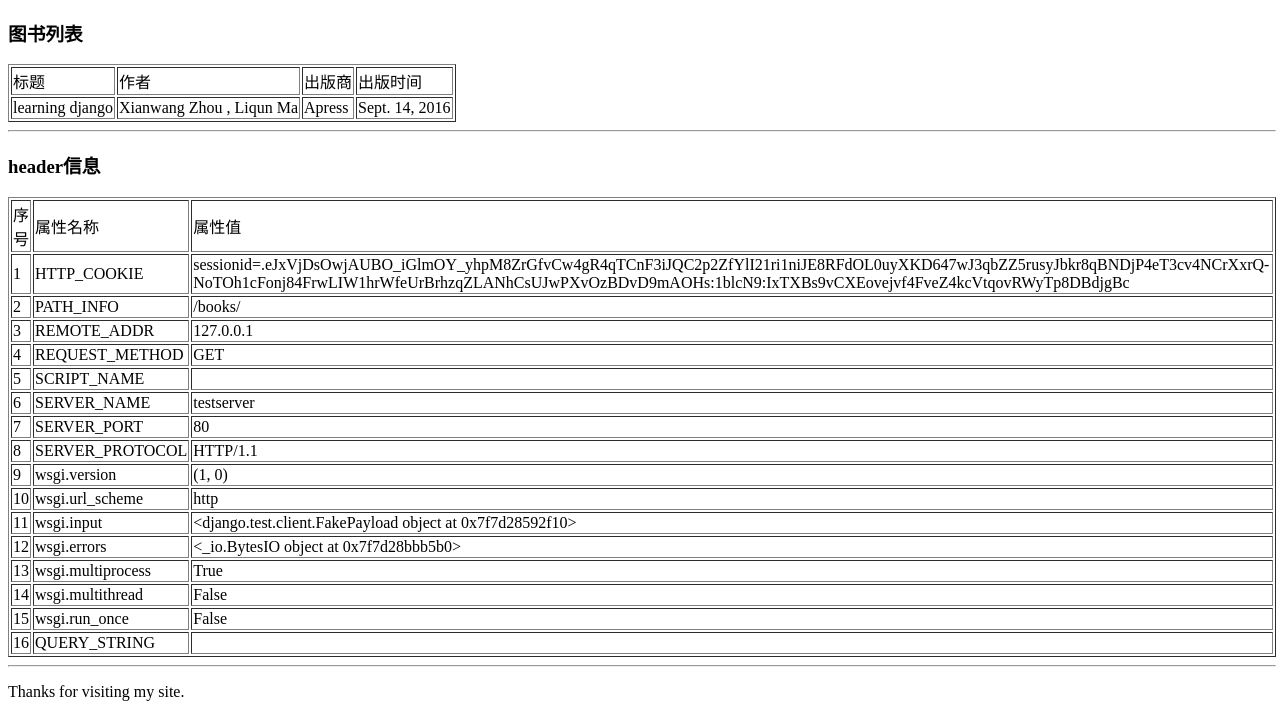
Page /books/ (signed in) on the earlier database version.
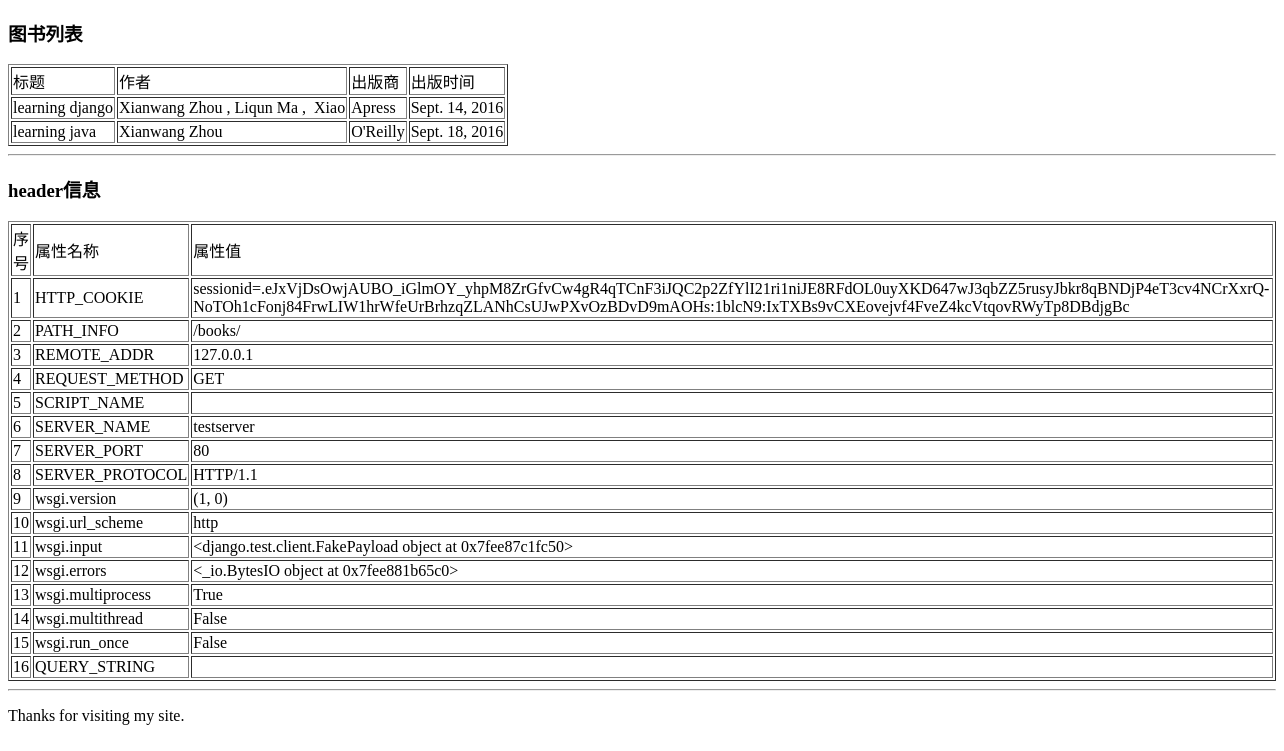
Same page on the later database version.
### books/models.py (models this page shows)
class Book(models.Model):
	title = models.CharField(max_length=100)
	authors = models.ManyToManyField(Author)
	publisher = models.ForeignKey(Publisher)
	publication_date = models.DateField()

class Author(models.Model):
	first_name = models.CharField(max_length=30)
	last_name = models.CharField(max_length=40)
	email = models.EmailField()

class Publisher(models.Model):
	name = models.CharField(max_length=30)
	address = models.CharField(max_length=50)
	city = models.CharField(max_length=60)
	state_province = models.CharField(max_length=30)
	country = models.CharField(max_length=50)
	website = models.URLField()
	def __str__(self):
		return self.name

### books/views.py (the view)
# urls.py: url(r'^books/$',book_home),
def book_home(request):
	books = Book.objects.order_by('publication_date')
	meta = request.META
	header_dv = meta.items()
	for (k,v) in header_dv:
		print('header[%s]:%s' %(k,v))
	return render_to_response('book_home.html',{'books':books,'header_dv':header_dv,'meta':meta })

### mysite/templates/book_home.html (shortened to what this page needs)
{% extends "base.html" %}
{% block head %}<h3>图书列表</h3>{% endblock %}
{% block content %}
<table border="1">
	<thead>
		<td>标题</td>
		<td>作者</td>
		<td>出版商</td>
		<td>出版时间</td>
	</thead>
	{% for book in books %}
	<tr>
		<td>{{book.title}}</td>
		<td>
			{% if book.authors %}
				<span>
					{% for a in book.authors.all %}
						{{ a.first_name}}&nbsp;{{ a.last_name }}
						{% if not forloop.last %}
							,
						{% endif %}
					{% endfor %}
				</span>
			{% else %}
				{{book.authors}}
			{% endif %}
		</td>
		<td>{{book.publisher}}</td>
		<td>{{book.publication_date}}</td>
	</tr>
	{% endfor %}
</table>
<hr/>
<h3>header信息</h3>
<table border="1">
	<thead>
		<td>序号</td>
		<td>属性名称</td>
		<td>属性值</td>
	</thead>
	{% for k,v in header_dv %}
	<tr>
		<td>
			{{ forloop.counter }}
		</td>
		<td>
			{{ k }}
		</td>
		<td>
			{{ v }}
		</td>
	</tr>
	{% endfor %}
</table>
{% endblock %}

Differences in the rows shown:
shown differently, row unchanged: Author "Liqun": now shows ","
added Author: last_name "Xiao", shown under Book "learning django"
added Book: title "learning java", publisher "O'Reilly", publication_date "Sept. 18, 2016", Author (first_name "Xianwang", last_name "Zhou")
Other differences:
new list line: "11 wsgi.input <django.test.client.FakePayload object at 0x7fee87c1fc50>"
new list line: "12 wsgi.errors <_io.BytesIO object at 0x7fee881b65c0>"
list line gone: "11 wsgi.input <django.test.client.FakePayload object at 0x7f7d28592f10>"
list line gone: "12 wsgi.errors <_io.BytesIO object at 0x7f7d28bbb5b0>"
